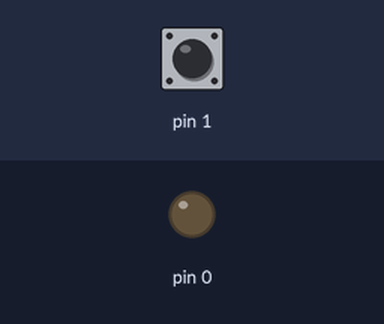
Bench run of a sketch on a simulated Arduino Uno, built with avr-gcc and run on an emulated ATmega328P. On the bench: output pins drawn as LEDs (lit = HIGH). The test bench sets the inputs (shaded band); at power-on: pin 1 HIGH.

Above: at 1.2 s.
1.3 s: pin 1 pulled LOW for 0.15 s
At 1.37 s:
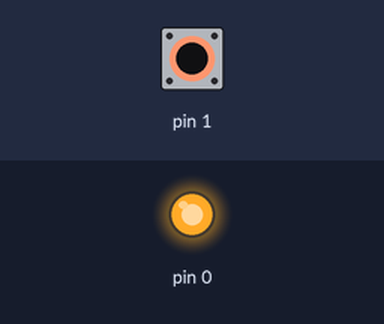
2.9 s: pin 1 pulled LOW for 3.2 s
At 7.0 s:
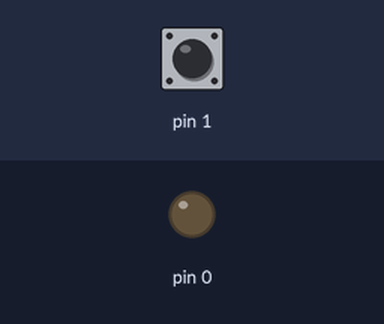
Timing chart, 0 to 8.5 s (numbered marks = the images above; inputs shaded):
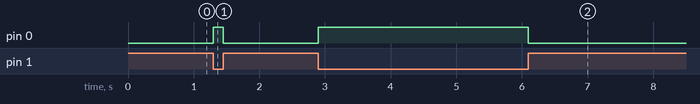

Measured:
- after the input at 1.3 s, pin 0: LOW → HIGH at once, → LOW 0.15 s later
- after the input at 2.9 s, pin 0: LOW → HIGH at once, → LOW 3.2 s later

The sketch:

2_switch.ino
```cpp
void setup() {
  pinMode(0, OUTPUT);
  pinMode(1, INPUT_PULLUP);
}

void loop() {
  if (digitalRead(1) == LOW) {
    digitalWrite(0, HIGH);
  } else {
    digitalWrite(0, LOW);
  }

  /*
    if (!digitalRead(1)) {
      digitalWrite(0, HIGH);
    } else {
      digitalWrite(0, LOW);
    }
  */

  //digitalWrite(0, !digitalRead(1));
}
```
